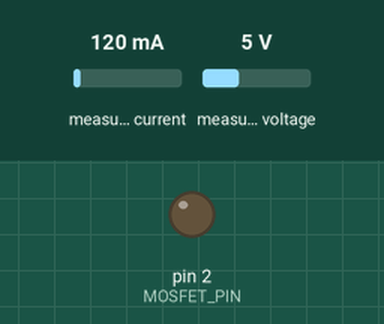
Simulated run of this sketch. Board: Arduino Uno, built with avr-gcc and run on an emulated ATmega328P. Parts: output pins drawn as LEDs (lit = HIGH). Inputs (shaded band) come from the test bench; at power-on: measured current 120 mA, measured voltage 5 V.

Above: at 3.2 s.
At 9.8 s:
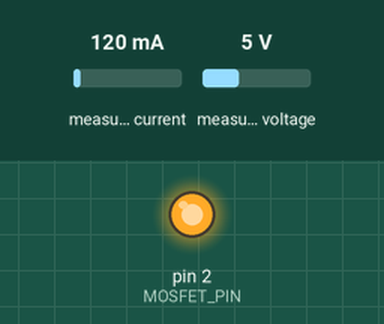
Timing chart, 0 to 17.0 s (numbered marks = the images above):
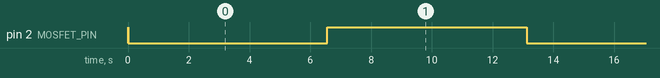

Measured:
- by itself, pin 2 (MOSFET_PIN): repeats every 13.1 s: LOW 6.5 s, HIGH 6.6 s

The sketch:

solar_charger.ino
```cpp
/* Maximum power point tracking boost converter for charging LifePO4 12.8V Battery
Pins:
1. Unused
2. Boost converter MOSFET
3. ADC #2, used for battery voltage reading through voltage divider
4. GND
5. SDA
6. Unused
7. SCL
8. +3.3V
More info in MD file*/

// Include INA219 library
#include <Adafruit_INA219.h>
// Create a current sensor object
Adafruit_INA219 ina219;

// Ratio between current power and previous best power (or other way) that triggers re-calibration power sweep
#define POWER_ERROR_RATIO 1.2

// Power sweep settings, in microseconds
#define SWEEP_START 0
#define SWEEP_STEP 10
#define SWEEP_STEPS 19
#define SWEEP_STEP_TIME_US 2000

// Boost converter settings
#define PERIOD_US 200// 5 KHz
#define MOSFET_PIN 2
// For average power in case filtering doesn't work well, these must multiply to `PERIOD_US`
#define POWER_SAMPLE_INTERVAL_US 20
#define POWER_SAMPLES 10

// Duty cycle in ms
int duty_cycle;
// Best power from most recent calibration, if power goes too far from this then re-calibrate
float latest_sweep_best_power_mw;
// Array for storing corresponding power for duty cycle
float power_sweep_data[SWEEP_STEPS];
bool mosfet_is_on;
// For measuring power over exactly 1 cycle of the boost converter
float power_sample_sum;
float power_sample_avg;
int current_power_samples;

// Timing flags
unsigned long current_micros;
unsigned long last_power_sample_micros;
unsigned long sweep_last_step_micros;

// Flags
bool flag_sweep_mode;
int sweep_current_step;

void setup() {
  // put your setup code here, to run once:
  ina219.begin();
  pinMode(MOSFET_PIN, OUTPUT);
  mosfet_is_on = false;
  digitalWrite(MOSFET_PIN, mosfet_is_on);
  duty_cycle = 50;
  current_power_samples = 0;
}

void loop() {
  current_micros = micros();
  // Determine if the mosfet should be on or not
  int boost_cycle_remainder = current_micros / PERIOD_US;
  mosfet_is_on = boost_cycle_remainder < duty_cycle;
  digitalWrite(MOSFET_PIN, mosfet_is_on);
  // Check last power sample
  if((current_micros - last_power_sample_micros) > POWER_SAMPLE_INTERVAL_US) {
    last_power_sample_micros += POWER_SAMPLE_INTERVAL_US;
    power_sample_sum += ina219.getPower_mW();
    current_power_samples++;
    // If all samples have been taken for boost period, find average
    if(current_power_samples == POWER_SAMPLES) {
      current_power_samples = 0;
      power_sample_avg = power_sample_sum / ((float)POWER_SAMPLES);
    }
  }
  // Sweep or normal mode
  if(flag_sweep_mode) {
    // Time to increase the duty cycle and record previous duty cycle avg power
    if((current_micros - sweep_last_step_micros) > SWEEP_STEP_TIME_US) {
      sweep_last_step_micros += SWEEP_STEP_TIME_US;
      power_sweep_data[sweep_current_step] = power_sample_avg;
      sweep_current_step++;
      duty_cycle = SWEEP_START + (SWEEP_STEP * sweep_current_step);
      // If end of sweep
      if(sweep_current_step == SWEEP_STEPS) {
        // Set flag
        flag_sweep_mode = false;
        // Find highest value and corresponding index in `power_sweep_data`
        int best_i = 0;
        latest_sweep_best_power_mw = 0;
        for(int i = 0; i < SWEEP_STEPS; i++) {
          if(power_sweep_data[i] > latest_sweep_best_power_mw) {
            best_i = i;
            latest_sweep_best_power_mw = power_sweep_data[i];
          }
        }
        // Find duty cycle from `best_i`
        duty_cycle = SWEEP_START + (SWEEP_STEP * best_i);
      }
    }
  }
  // Monitor power
  else {
    // Tiny additions to prevent division by 0
    if((power_sample_avg + 0.1) / (latest_sweep_best_power_mw + 0.1) > POWER_ERROR_RATIO || (latest_sweep_best_power_mw + 0.1) / (power_sample_avg + 0.1) > POWER_ERROR_RATIO) {
      // Enter sweep mode, setup all the flags
      flag_sweep_mode = true;
      sweep_last_step_micros = current_micros;
      sweep_current_step = 0;
      duty_cycle = SWEEP_START;
    }
  }
}
```
